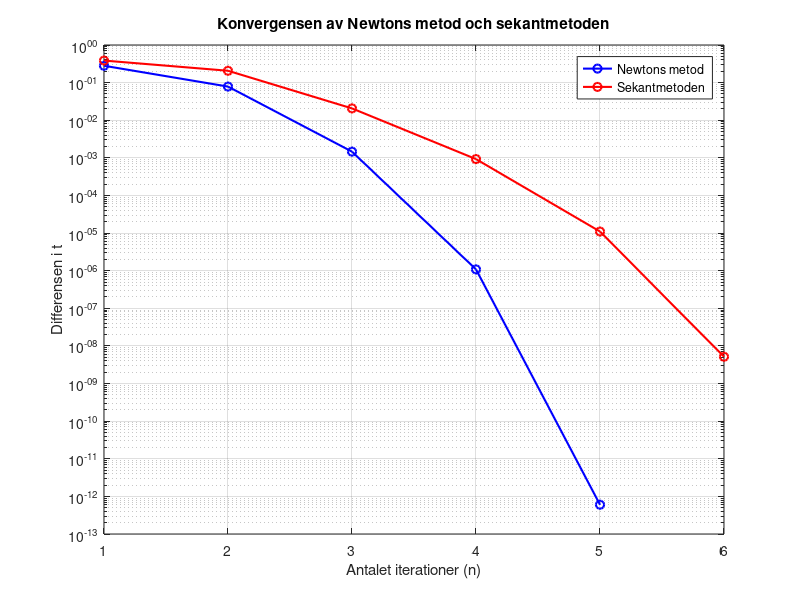
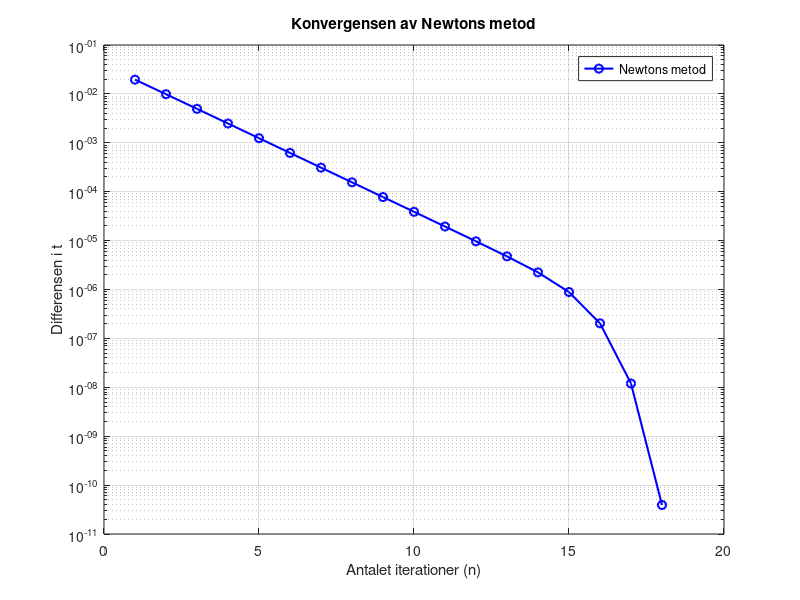

Source code (MATLAB) for these figures, in order:
clear all

format long

% a)

H = 0.5;
tol = 1e-8; % Given tolerans
t = 4.3; % Startgissning t0

f = @(t) 8*exp(-(t/2))*cos(3*t) - H; % f(t) = 0
fp = @(t) -4*exp(-(t/2))*cos(3*t) - 24*exp(-(t/2))*sin(3*t);

difft = 1; iterN = 0; maxiter = 100;

diffN = [];

disp("H=0.5, Netons metod:")

% Newtons metod
while difft > tol && iterN < maxiter
    iterN = iterN + 1; % Inkrementera antalet iterationer
    tnew = t-f(t)/fp(t); % Newtons metod
    difft = abs(tnew - t); % |t(n+1)-t(n)|
    t = tnew; % Uppdatera t
    disp([iterN tnew difft]) % Display
    diffN = [diffN; difft]; % Lägg till difft i arrayen
end

% Svar på frågor
%
% Med startvärdet 4.3 krävdes 5 iterationer och svaret blev ~4.5

% b)

told = 4.2; % t0
t = 4.3; % t1

difft = 1; iterS = 0; maxiter = 100;

diffS = []; % Initialize empty array

disp("H=0.5, sekantmetoden:")

% Sekantmetoden
while difft > tol && iterS < maxiter
    iterS = iterS + 1; % Inkrementera antalet iterationer
    tnew = t-f(t)*(t - told)/(f(t)-f(told)); % Sekantmetoden
    difft = abs(tnew - t); % |t(n+1)-t(n)|
    told = t; % Uppdatera told
    t = tnew; % Uppdatera t
    disp([iterS tnew difft]) % Display
    diffS = [diffS; difft]; % Lägg till difft i arrayen
end

% Svar på frågor:
%
% Med startvärden t0=4.2 och t1=4.3 krävdes 6 iterationer och resultatet
% blev ~4.5. Med de valda startvärdena krävde Newtons metod färre
% iterationer än sekantmetoden. Anledningen till detta är att Newtons metod
% generellt har en högre konvergenshastighet. Newtons metod konvergerar
% kvadratiskt medan sekantmetoden konvergerar superlinjärt.

% c)

figure
semilogy(1:iterN, diffN, '-bo', 'LineWidth', 1.5)
hold on
semilogy(1:iterS, diffS, '-ro', 'LineWidth', 1.5)
xlabel('Antalet iterationer (n)')
ylabel('Differensen i t')
title('Konvergensen av Newtons metod och sekantmetoden')
grid on
legend('Newtons metod', 'Sekantmetoden', 'Location', 'Best')

% d)

H = 2.8464405473;
t = 2.0; % Startgissning t0

f = @(t) 8*exp(-(t/2))*cos(3*t) - H; % f(t) = 0

difft = 1; iterN = 0; maxiter = 100;

diffN = [];

disp("H=2.8464405473, Newtons metod:")

% Newtons metod
while difft > tol && iterN < maxiter
    iterN = iterN + 1; % Inkrementera antalet iterationer
    tnew = t-f(t)/fp(t); % Newtons metod
    difft = abs(tnew - t); % |t(n+1)-t(n)|
    t = tnew; % Uppdatera t
    disp([iterN tnew difft]) % Display
    diffN = [diffN; difft]; % Lägg till difft i arrayen
end

figure
semilogy(1:iterN, diffN, '-bo', 'LineWidth', 1.5)
xlabel('Antalet iterationer (n)')
ylabel('Differensen i t')
title('Konvergensen av Newtons metod')
grid on
legend('Newtons metod', 'Location', 'Best')

% Svar på frågor:
%
% T≈2.04. Konvergenshastighet är betydligt lägre för detta värde på H, då metoden
% verkar konvergera linjärt snarare än kvadratiskt. Anledningen till att 
% metoden beter sig annorlunda för detta värde på H är att funktionen f(t) 
% har en lokal maximipunkt i det sökta nollstället. På grund av det kommer 
% både f(t) och f'(t) vara väldigt små i närheten av nollstället vilket 
% kommer göra att Newtons metod tappar i fart då ökningen i t (-f(t)/f'(t)) 
% blir väldigt liten. Metoden kommer därför ta väldigt korta steg, vilket kommer 
% göra att den kräver fler iterationer och konvergerar linjärt snarare än 
% kvadratiskt. Vad gäller känsligheten för valet av startvärdet skiljer sig 
% metoden från a) på så sätt att den tål en större felmarginal. 
% Det beror på att avståndet till övriga nollställen är större för denna
% funktion samt att avståndet är längre till funktionens närmsta
% extrempunkt där derivatan kommer ändras drastiskt och göra att metoden
% konvergerar mot en annan punkt.